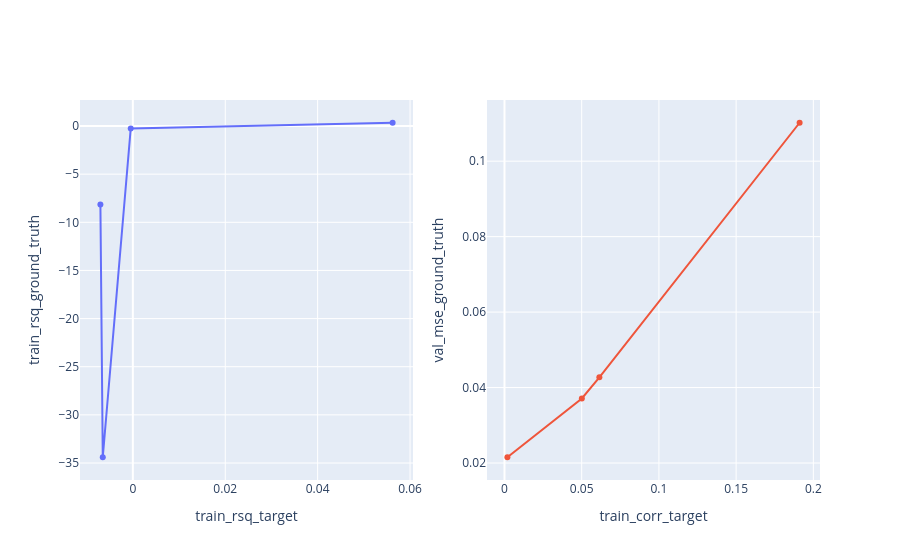

Notebook source saved alongside this figure:
### Code cell
analysis.xy_plots([
    (
        rsq_expr(split="train", y="target"),
        rsq_expr(split="train", y="ground_truth"),
        True,
    ),
    (
        corr_expr(split="train", y="target"),
        mse_expr(split="val", y="ground_truth"),
        True,
    ),
])

### Figure 1 — Plotly figure (JSON) as saved in the notebook; plotly's stock layout.template omitted (floating-point values rounded to 4 significant figures)
{"data": [{"customdata": [[0.029, 0, "corr_0.029"], [0.014, 0, "corr_0.014"], [0.106, 1, "corr_0.106"], [0.389, 1, "corr_0.389"]], "hovertemplate": "train_rsq_target: %{x}<br>train_rsq_ground_truth: %{y}<br>dataset corr: %{customdata[0]}<br>epoch: %{customdata[1]}<extra>%{customdata[2]}</extra>", "mode": "lines+markers", "name": "train_rsq_target vs train_rsq_ground_truth", "showlegend": false, "type": "scatter", "x": [-0.007024, -0.006511, -0.0004591, 0.05622], "xaxis": "x", "y": [-8.161, -34.4, -0.2465, 0.3405], "yaxis": "y"}, {"customdata": [[0.014, 0, "corr_0.014"], [0.029, 10, "corr_0.029"], [0.106, 4, "corr_0.106"], [0.389, 0, "corr_0.389"]], "hovertemplate": "train_corr_target: %{x}<br>val_mse_ground_truth: %{y}<br>dataset corr: %{customdata[0]}<br>epoch: %{customdata[1]}<extra>%{customdata[2]}</extra>", "mode": "lines+markers", "name": "train_corr_target vs val_mse_ground_truth", "showlegend": false, "type": "scatter", "x": [0.001882, 0.05009, 0.06144, 0.1911], "xaxis": "x2", "y": [0.02152, 0.03711, 0.04269, 0.1102], "yaxis": "y2"}], "layout": {"xaxis": {"anchor": "y", "domain": [0, 0.45], "title": {"text": "train_rsq_target"}}, "xaxis2": {"anchor": "y2", "domain": [0.55, 1], "title": {"text": "train_corr_target"}}, "yaxis": {"anchor": "x", "domain": [0, 1], "title": {"text": "train_rsq_ground_truth"}}, "yaxis2": {"anchor": "x2", "domain": [0, 1], "title": {"text": "val_mse_ground_truth"}}}}
